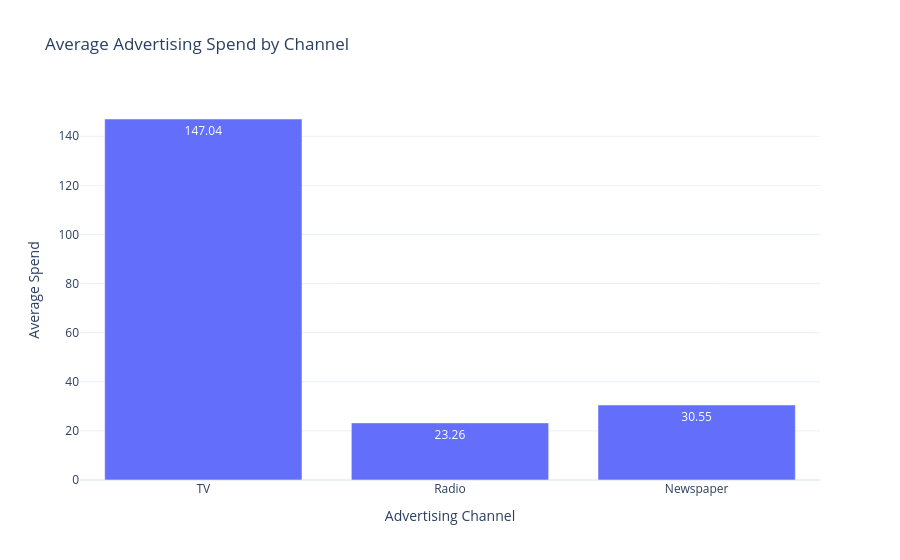

The code cell stored with this chart in its notebook:
### Code cell
# ============================================================
# Average Advertising Spend by Channel
# ============================================================

average_spend = pd.DataFrame({
    "Advertising Channel": ["TV", "Radio", "Newspaper"],
    "Average Spend": [
        df["TV"].mean(),
        df["Radio"].mean(),
        df["Newspaper"].mean()
    ]
})

fig = px.bar(
    average_spend,
    x="Advertising Channel",
    y="Average Spend",
    text_auto=".2f",
    title="Average Advertising Spend by Channel",
    template="plotly_white"
)

fig.update_layout(
    xaxis_title="Advertising Channel",
    yaxis_title="Average Spend"
)

fig.show()

### Figure 1 — Plotly figure (JSON) as saved in the notebook; plotly's stock layout.template omitted (floating-point values rounded to 4 significant figures)
{"data": [{"hovertemplate": "Advertising Channel=%{x}<br>Average Spend=%{y}<extra></extra>", "legendgroup": "", "marker": {"color": "#636efa", "pattern": {"shape": ""}}, "name": "", "orientation": "v", "showlegend": false, "textposition": "auto", "texttemplate": "%{y:.2f}", "type": "bar", "x": ["TV", "Radio", "Newspaper"], "xaxis": "x", "y": [147.0, 23.26, 30.55], "yaxis": "y"}], "layout": {"barmode": "relative", "legend": {"tracegroupgap": 0}, "title": {"text": "Average Advertising Spend by Channel"}, "xaxis": {"anchor": "y", "domain": [0, 1], "title": {"text": "Advertising Channel"}}, "yaxis": {"anchor": "x", "domain": [0, 1], "title": {"text": "Average Spend"}}}}
